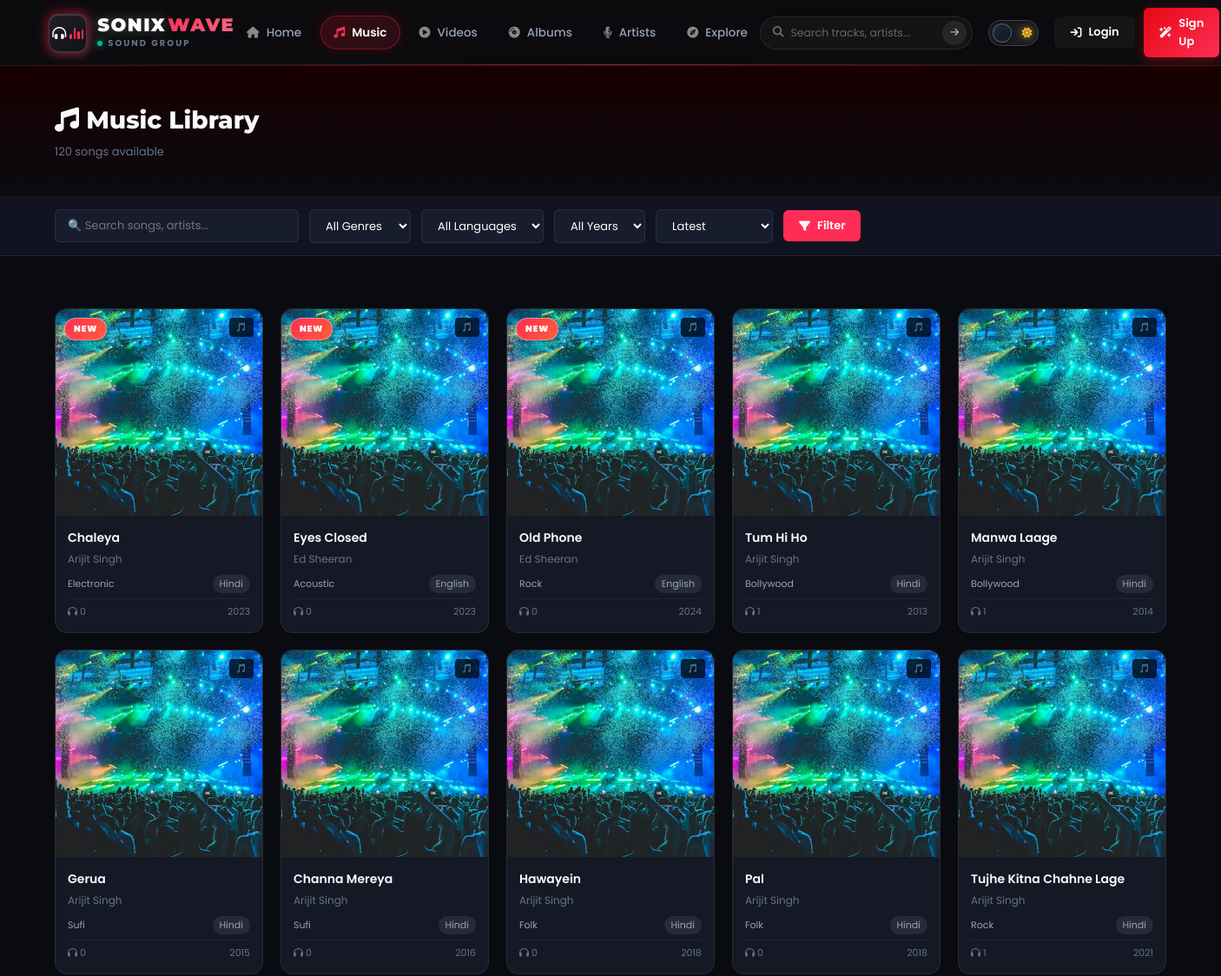
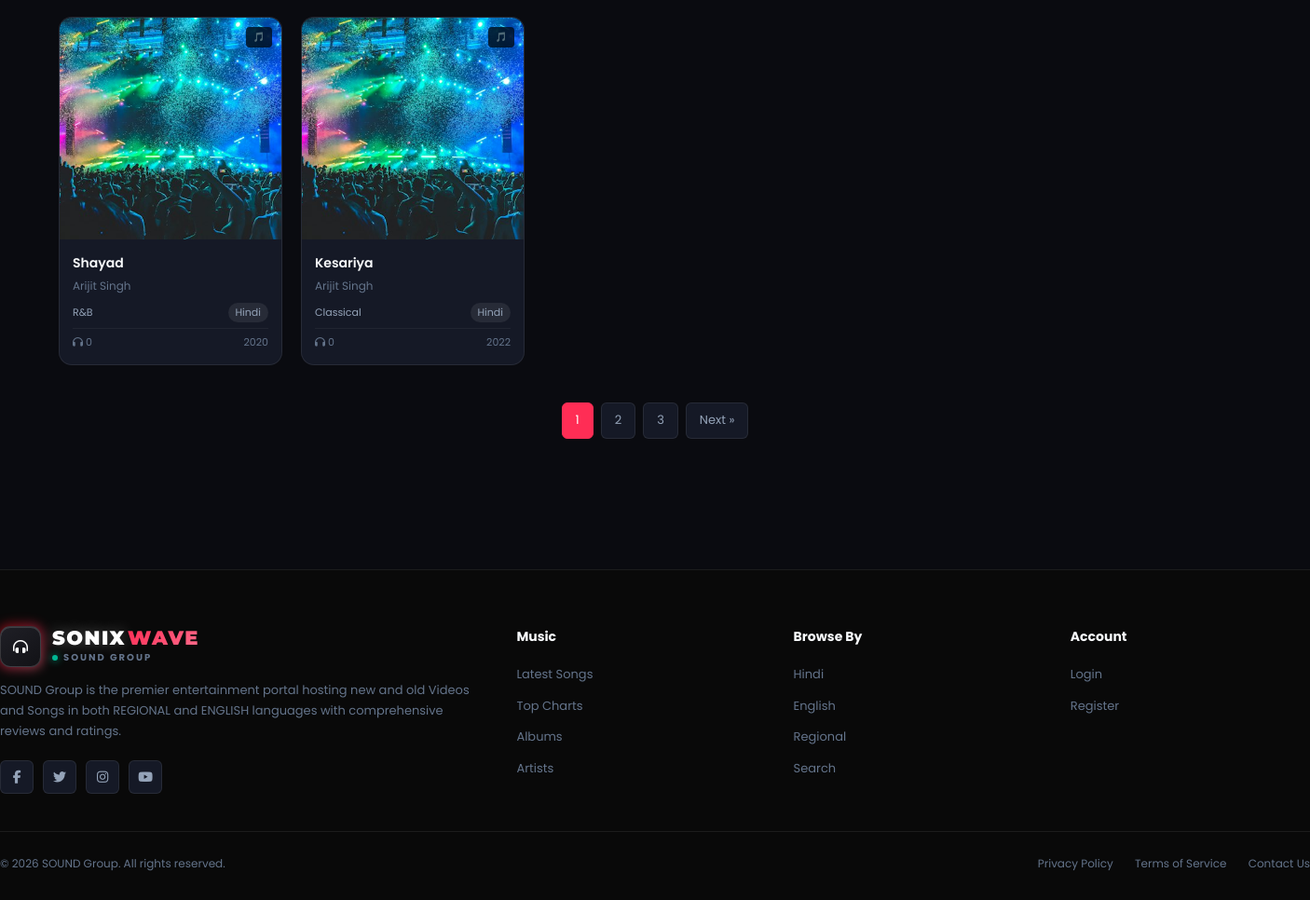
The page /pages/music.php on the database its author committed (2 pictures, top to bottom).
### tables this page shows
CREATE TABLE `music` (
  `id` int(11) NOT NULL AUTO_INCREMENT,
  `title` varchar(200) NOT NULL,
  `artist_id` int(11) DEFAULT NULL,
  `album_id` int(11) DEFAULT NULL,
  `year` year(4) NOT NULL,
  `genre` varchar(50) NOT NULL,
  `language` varchar(50) NOT NULL,
  `cover_image` varchar(500) DEFAULT NULL,
  `file_path` varchar(500) DEFAULT NULL,
  `duration` varchar(10) DEFAULT '0:00',
  `description` text DEFAULT NULL,
  `play_count` int(11) DEFAULT 0,
  `is_new` tinyint(1) DEFAULT 1,
  `status` enum('active','inactive') DEFAULT 'active',
  `created_at` datetime DEFAULT current_timestamp(),
  PRIMARY KEY (`id`),
  KEY `artist_id` (`artist_id`),
  KEY `album_id` (`album_id`),
  CONSTRAINT `music_ibfk_1` FOREIGN KEY (`artist_id`) REFERENCES `artists` (`id`) ON DELETE SET NULL,
  CONSTRAINT `music_ibfk_2` FOREIGN KEY (`album_id`) REFERENCES `albums` (`id`) ON DELETE SET NULL
);

CREATE TABLE `artists` (
  `id` int(11) NOT NULL AUTO_INCREMENT,
  `name` varchar(100) NOT NULL,
  `bio` text DEFAULT NULL,
  `image` varchar(500) DEFAULT NULL,
  `language` varchar(50) DEFAULT NULL,
  `created_at` datetime DEFAULT current_timestamp(),
  PRIMARY KEY (`id`)
);

### includes/auth.php (called while the page is built, shortened)
<?php
function isMediaNew(?array $item): bool {
    if (isset($item['is_new']) && !$item['is_new']) {
        return false;
    }
    if (!empty($item['created_at'])) {
        $createdTimestamp = strtotime($item['created_at']);
        if ($createdTimestamp) {
            $diffSeconds = time() - $createdTimestamp;
            return ($diffSeconds >= 0 && $diffSeconds <= (3 * 86400));
        }
    }
    return !empty($item['is_new']);
}
function clean(string $str): string {
    return htmlspecialchars(strip_tags(trim($str)));
}

### pages/music.php (the view, shortened to what this page needs)
<?php
require_once __DIR__ . '/../includes/auth.php';
$pdo  = getDB();
$search   = trim($_GET['q']    ?? '');
$genre    = trim($_GET['genre'] ?? '');
$language = trim($_GET['lang']  ?? '');
$year     = trim($_GET['year']  ?? '');
$sort     = trim($_GET['sort']  ?? 'latest');
$page     = max(1, (int)($_GET['page'] ?? 1));
$perPage  = 12;
$offset   = ($page - 1) * $perPage;
$where  = ["m.status = 'active'"];
$params = [];
$orderBy = match($sort) {
    'popular' => 'm.play_count DESC',
    'year'    => 'm.year DESC',
    'az'      => 'm.title ASC',
    default   => 'm.created_at DESC'
};
$whereSql = implode(' AND ', $where);
$countSql  = "SELECT COUNT(*) FROM music m LEFT JOIN artists a ON m.artist_id = a.id WHERE $whereSql";
$countStmt = $pdo->prepare($countSql);
$countStmt->execute($params);
$total      = (int)$countStmt->fetchColumn();
$totalPages = (int)ceil($total / $perPage);
$sql  = "SELECT m.*, a.name AS artist_name
         FROM music m
         LEFT JOIN artists a ON m.artist_id = a.id
         WHERE $whereSql
         ORDER BY $orderBy
         LIMIT $perPage OFFSET $offset";
$stmt = $pdo->prepare($sql);
$stmt->execute($params);
$songs = $stmt->fetchAll();
include __DIR__ . '/../includes/header.php';
?>
<div class="page-banner">
  <div class="container">
    <h1><i class="fas fa-music"></i> Music Library</h1>
    <p><?= number_format($total) ?> songs available</p>
  </div>
</div>
<div class="filters-bar">
  <div class="container">
    <form action="" method="GET" class="filters-form">
      <input type="text" name="q" placeholder="🔍 Search songs, artists..." value="<?= clean($search) ?>">
      <select name="genre">
        <option value="">All Genres</option>
      </select>
      <select name="lang">
        <option value="">All Languages</option>
      </select>
      <select name="year">
        <option value="">All Years</option>
      </select>
      <select name="sort">
        <option value="latest"  <?= $sort==='latest' ?'selected':'' ?>>Latest</option>
      </select>
      <button type="submit" class="btn btn-primary"><i class="fas fa-filter"></i> Filter</button>
    </form>
  </div>
</div>
<section class="content-section">
  <div class="container">
    <?php if (empty($songs)): ?>
      <div class="empty-state">
        <i class="fas fa-music fa-3x"></i>
        <h3>No songs found</h3>
        <p>Try changing your filters or search term.</p>
      </div>
    <?php else: ?>
    <div class="media-grid">
      <?php foreach ($songs as $song): ?>
      <div class="media-card" onclick="location.href='<?= SITE_URL ?>/pages/music-detail.php?id=<?= $song['id'] ?>'">
        <div class="card-thumb">
          <?php if (isMediaNew($song)): ?><span class="badge-new">NEW</span><?php endif; ?>
          <span class="badge-type music">🎵</span>
        </div>
        <div class="card-body">
          <h4><?= clean($song['title']) ?></h4>
          <p class="card-sub"><?= clean($song['artist_name'] ?? 'Unknown') ?></p>
          <div class="card-footer">
            <span class="card-genre"><?= clean($song['genre']) ?></span>
            <span class="card-lang"><?= clean($song['language']) ?></span>
          </div>
          <div class="card-stats">
            <span><i class="fas fa-headphones"></i> <?= number_format($song['play_count']) ?></span>
            <span><?= $song['year'] ?></span>
          </div>
        </div>
      </div>
      <?php endforeach; ?>
    </div>
    <?php if ($totalPages > 1): ?>
    <div class="pagination">
      <?php
        $qs = http_build_query(array_filter(['q'=>$search,'genre'=>$genre,'lang'=>$language,'year'=>$year,'sort'=>$sort]));
      ?>
      <?php for ($i = max(1, $page - 2); $i <= min($totalPages, $page + 2); $i++): ?>
        <a href="?<?= $qs ?>&page=<?= $i ?>" class="page-btn <?= $i===$page?'active':'' ?>"><?= $i ?></a>
      <?php endfor; ?>
      <?php if ($page < $totalPages): ?>
        <a href="?<?= $qs ?>&page=<?= $page+1 ?>" class="page-btn">Next &raquo;</a>
      <?php endif; ?>
    </div>
    <?php endif; ?>
    <?php endif; ?>
  </div>
</section>
<?php include __DIR__ . '/../includes/footer.php'; ?>

### rows shown on the page
music: shows "NEW", title "Chaleya", artist.name "Arijit Singh", genre "Electronic", language "Hindi", play_count "0", year "2023"
music: shows "NEW", title "Eyes Closed", artist.name "Ed Sheeran", genre "Acoustic", language "English", play_count "0", year "2023"
music: shows "NEW", title "Old Phone", artist.name "Ed Sheeran", genre "Rock", language "English", play_count "0", year "2024"
music: title "Tum Hi Ho", artist.name "Arijit Singh", genre "Bollywood", language "Hindi", play_count "1", year "2013"
music: title "Manwa Laage", artist.name "Arijit Singh", genre "Bollywood", language "Hindi", play_count "1", year "2014"
music: title "Gerua", artist.name "Arijit Singh", genre "Sufi", language "Hindi", play_count "0", year "2015"
music: title "Channa Mereya", artist.name "Arijit Singh", genre "Sufi", language "Hindi", play_count "0", year "2016"
music: title "Hawayein", artist.name "Arijit Singh", genre "Folk", language "Hindi", play_count "0", year "2018"
music: title "Pal", artist.name "Arijit Singh", genre "Folk", language "Hindi", play_count "0", year "2018"
music: title "Tujhe Kitna Chahne Lage", artist.name "Arijit Singh", genre "Rock", language "Hindi", play_count "1", year "2021"
music: title "Shayad", artist.name "Arijit Singh", genre "R&B", language "Hindi", play_count "0", year "2020"
music: title "Kesariya", artist.name "Arijit Singh", genre "Classical", language "Hindi", play_count "0", year "2022"

### other values the page prints
$total "120"
